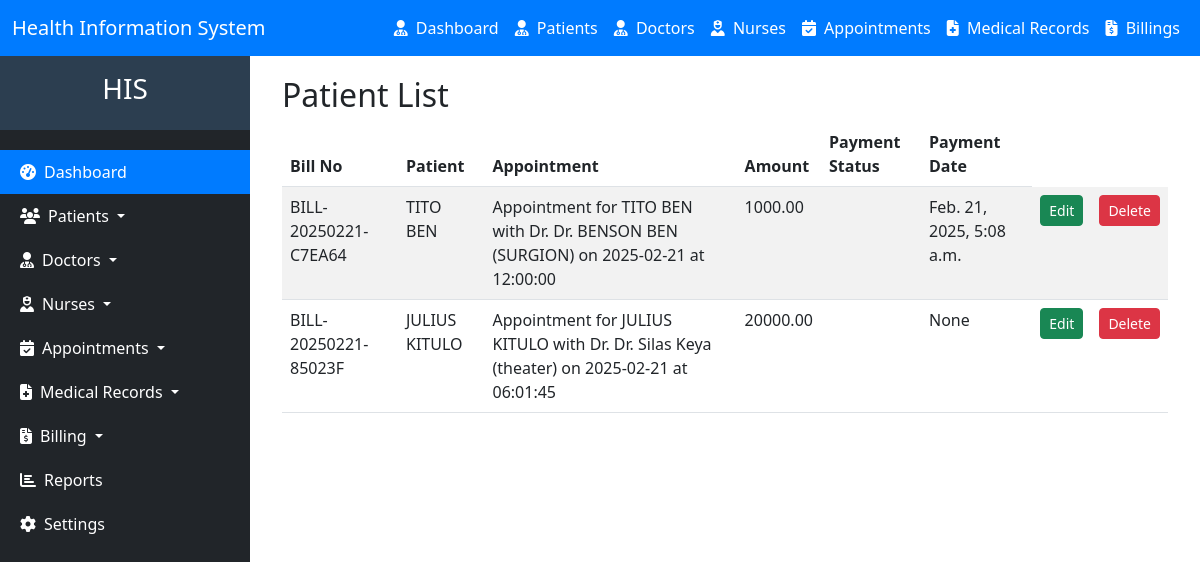
The page /bill/list on the database as committed earlier.
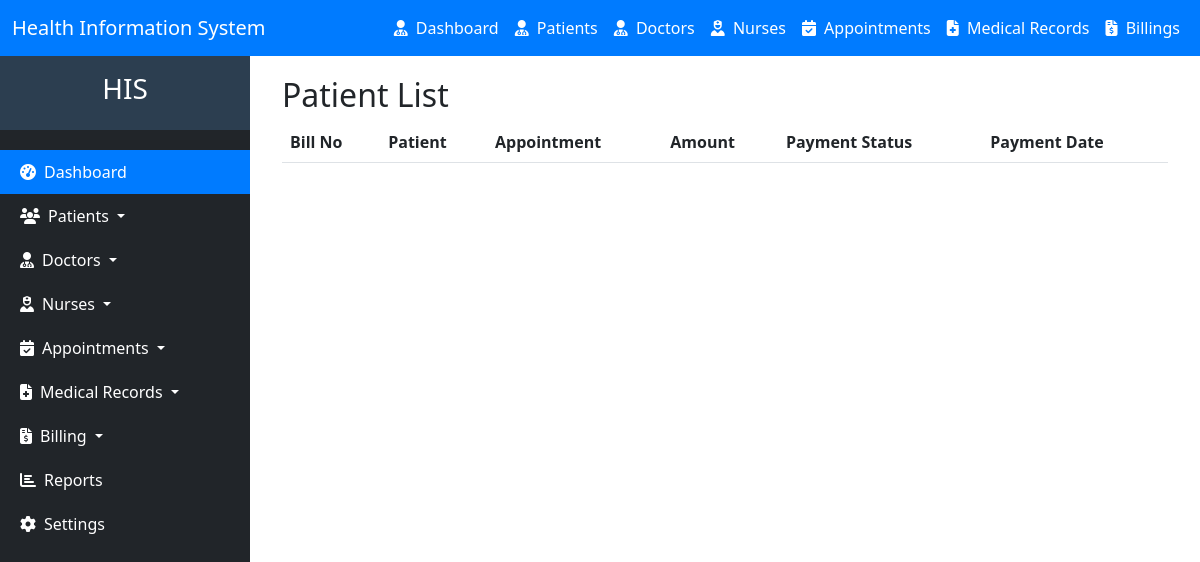
The same page on the database as committed later.
### hms/models.py (models this page shows, shortened)
class Billing(models.Model):
    patient = models.ForeignKey(Patient, on_delete=models.CASCADE, related_name='bills')
    appointment = models.ForeignKey(Appointment, on_delete=models.SET_NULL, null=True, blank=True, related_name='bills')
    bill_number = models.CharField(max_length=20, unique=True, editable=False)  # Auto-generated bill number
    DESCRIPTION_CHOICES = [
        ('Consultation Fee', 'Consultation Fee'),
        ('Lab Tests', 'Lab Tests'),
        ('Medication', 'Medication'),
        ('Other', 'Other'),
    ]
    description = models.CharField(max_length=20, choices=DESCRIPTION_CHOICES)
    amount = models.DecimalField(max_digits=10, decimal_places=2)
    date_issued = models.DateField(auto_now_add=True)
    due_date = models.DateField()
    PAYMENT_STATUS_CHOICES = [
        ('Pending', 'Pending'),
        ('Paid', 'Paid'),
        ('Cancelled', 'Cancelled'),
    ]
    payment_status = models.CharField(max_length=20, choices=PAYMENT_STATUS_CHOICES, default='Pending')
    PAYMENT_METHOD_CHOICES = [
        ('Cash', 'Cash'),
        ('M-Pesa', 'M-Pesa'),
        ('Insurance', 'Insurance'),
        ('Other', 'Other'),
    ]
    payment_method = models.CharField(max_length=20, choices=PAYMENT_METHOD_CHOICES, blank=True, null=True)
    mpesa_transaction_id = models.CharField(max_length=50, blank=True, null=True)
    mpesa_transaction_date = models.DateTimeField(blank=True, null=True)
    created_at = models.DateTimeField(auto_now_add=True)
    updated_at = models.DateTimeField(auto_now=True)

class Patient(models.Model):
    national_id = models.CharField(max_length=20, unique=True,blank=True, null=True, validators=[RegexValidator(r'^\d{1,10}$', message='Only digits are allowed')])
    first_name = models.CharField(max_length=50)
    last_name = models.CharField(max_length=50)
    date_of_birth = models.DateField()
    GENDER_CHOICES = [
        ('M', 'Male'),
        ('F', 'Female'),
    ]
    gender = models.CharField(max_length=1, choices=GENDER_CHOICES)
    phone_number = models.CharField(max_length=15, blank=True, null=True, validators=[RegexValidator(regex='^\+?1?\d{9,15}$', message='Phone number must be in the format: +254712345678.')])
    email = models.EmailField(max_length=50, blank=True, null=True)
    address = models.CharField(max_length=100, blank=True, null=True)
    blood_group = models.CharField(
        max_length=3,
        blank=True,
        null=True,
        choices=[
            ('A+', 'A+'),
            ('A-', 'A-'),
            ('B+', 'B+'),
            ('B-', 'B-'),
            ('AB+', 'AB+'),
            ('AB-', 'AB-'),
            ('O+', 'O+'),
            ('O-', 'O-'),
        ]
    )
    medical_history = models.TextField(blank=True, null=True)
    emergency_contact_name = models.CharField(max_length=100, blank=True, null=True)
    emergency_contact_phone = models.CharField(
        max_length=15,
        blank=True,
        null=True,
        validators=[RegexValidator(regex='^\+?1?\d{9,15}$', message='Phone number must be in the format: +254712345678.')]
    )
    created_at = models.DateTimeField(auto_now_add=True)
    updated_at = models.DateTimeField(auto_now=True)
    def __str__(self):
        return f"{self.first_name} {self.last_name}"

class Appointment(models.Model):
    patient = models.ForeignKey(Patient, on_delete=models.CASCADE)
    doctor = models.ForeignKey(Doctor, on_delete=models.CASCADE)
    nurse = models.ForeignKey(Nurse, on_delete=models.CASCADE, blank=True, null=True)
    date = models.DateField()
    time = models.TimeField()
    STATUS_CHOICES = [
        ('pending', 'Pending'),
        ('approved', 'Approved'),
        ('canceled', 'Canceled'),
        ('completed', 'Completed'),
    ]
    status = models.CharField(max_length=20, choices=STATUS_CHOICES, default='pending')
    created_at = models.DateTimeField(auto_now_add=True)
    updated_at = models.DateTimeField(auto_now=True)
    def __str__(self):
        return f"Appointment for {self.patient} with Dr. {self.doctor} on {self.date} at {self.time}"

class Doctor(models.Model):
    national_id = models.CharField(max_length=20, unique=True, validators=[RegexValidator(r'^\d{1,10}$', message='Only digits are allowed')])
    first_name = models.CharField(max_length=50)
    last_name = models.CharField(max_length=50)
    date_of_birth = models.DateField()
    GENDER_CHOICES = [
        ('M', 'Male'),
        ('F', 'Female'),
    ]
    gender = models.CharField(max_length=1, choices=GENDER_CHOICES)
    phone_number = models.CharField(max_length=15, validators=[RegexValidator(regex='^\+?1?\d{9,15}$', message='Phone number must be in the format: +254712345678.')])
    email = models.EmailField(max_length=50)
    address = models.CharField(max_length=100)
    specialization = models.CharField(max_length=100)
    license_number = models.CharField(
        max_length=20,
        unique=True,
        validators=[RegexValidator(regex='^[A-Za-z0-9]{5,20}$', message='License number must be alphanumeric and 5-20 characters long.')]
    )
    years_of_experience = models.PositiveIntegerField()
    department = models.CharField(max_length=100)
    created_at = models.DateTimeField(auto_now_add=True)
    updated_at = models.DateTimeField(auto_now=True)
    def __str__(self):
        return f"Dr. {self.first_name} {self.last_name} ({self.specialization})"

### hms/views.py (the view)
# urls.py: path("bill/list", views.bill_list, name="bill_list"),
def bill_list(request):
    bills = Billing.objects.all()
    return render(request, 'bill_list.html', {'bills': bills})

### hms/templates/bill_list.html (shortened to what this page needs)
{% extends 'base.html'%}
{% block content %}
<div class="container">
    <h2>Patient List</h2>
    <table class="table table-striped">
        <thead>
            <tr>
                <th>Bill No</th>
                <th>Patient</th>
                <th>Appointment</th>
                <th>Amount</th>
                <th>Payment Status</th>
                <th>Payment Date</th>
            </tr>
        </thead>
        <tbody>
            {% for bill in bills %}
            <tr>
                <td>{{ bill.bill_number }}</td>
                <td>{{ bill.patient }}</td>
                <td>{{ bill.appointment }}</td>
                <td>{{ bill.amount }}</td>
                <td>{{ payment_status }}</td>
                <td>{{ bill.mpesa_transaction_date }}</td>
                <td><a href="#" class="btn btn-success btn-sm">Edit</a></td>
                <td><a href="#" class="btn btn-danger btn-sm">Delete</a></td>
            </tr>
            {% endfor %}
        </tbody>
    </table>
</div>
{% endblock %}

Rows that differ between the two databases and show on the page:
removed Billing: bill_number "BILL-20250221-C7EA64", patient "TITO BEN", appointment "Appointment for TITO BEN with Dr. Dr. BENSON BEN (SURGION) on 2025-02-21 at 12:00:00", amount "1000.00", mpesa_transaction_date "Feb. 21, 2025, 5:08 a.m."
removed Billing: bill_number "BILL-20250221-85023F", patient "JULIUS KITULO", appointment "Appointment for JULIUS KITULO with Dr. Dr. Silas Keya (theater) on 2025-02-21 at 06:01:45", amount "20000.00", mpesa_transaction_date "None"
